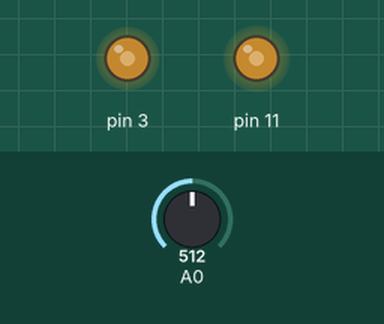
The sketch below on a simulated Arduino Uno, built with avr-gcc and run on an emulated ATmega328P. On the bench: output pins drawn as LEDs (lit = HIGH). Inputs (shaded band) come from the test bench; at power-on: A0 = 512.

Above: at 1.5 s.
1.6 s: A0 set to 716
At 2.5 s:
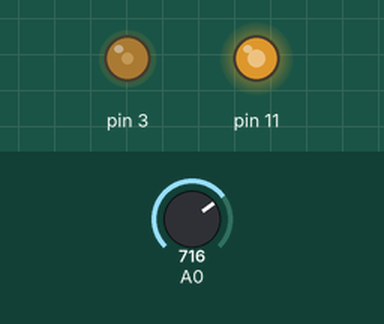
3.1 s: A0 set to 900
At 3.7 s:
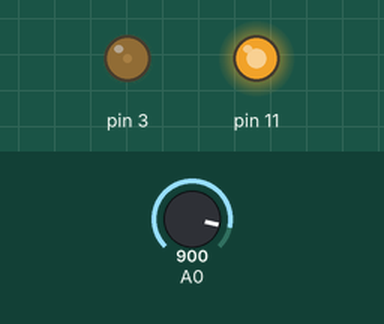
4.6 s: A0 set to 1023
At 4.9 s:
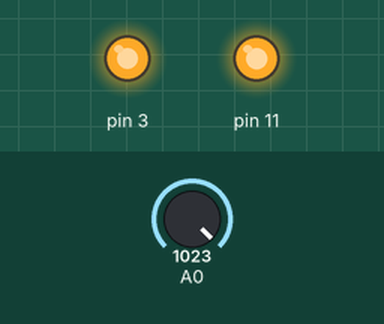
6.1 s: A0 set to 306
At 7.3 s:
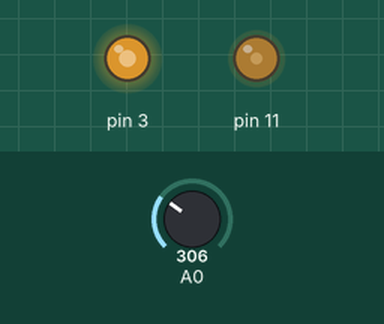
7.6 s: A0 set to 122
At 8.5 s:
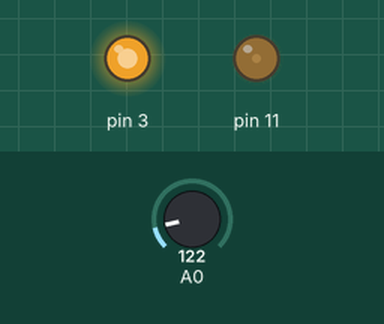
9.1 s: A0 set to 0
At 9.7 s:
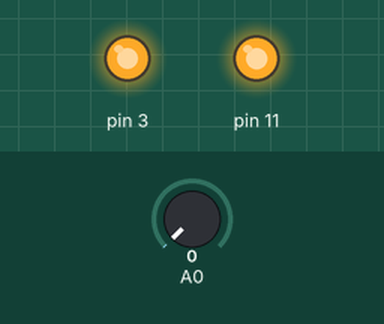
Timing chart, 0 to 11.6 s (numbered marks = the images above; inputs shaded):
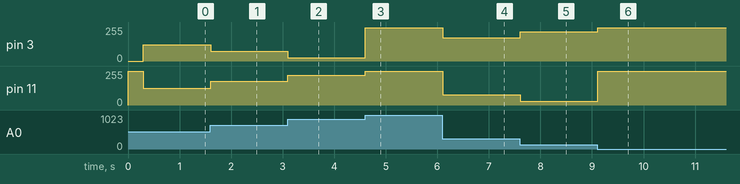

Measured:
- after the input at 1.6 s, pin 3: 123/255 → 72/255 at once; pin 11: 127/255 → 178/255 at once
- after the input at 3.1 s, pin 3: 72/255 → 26/255 at once; pin 11: 178/255 → 224/255 at once
- after the input at 4.6 s, pin 3: 26/255 → 251/255 at once; pin 11: 224/255 → 255/255 at once
- after the input at 6.1 s, pin 3: 251/255 → 174/255 at once; pin 11: 255/255 → 76/255 at once
- after the input at 7.6 s, pin 3: 174/255 → 220/255 at once; pin 11: 76/255 → 30/255 at once
- after the input at 9.1 s, pin 3: 220/255 → 251/255 at once; pin 11: 30/255 → 255/255 at once

The sketch:

simming_output.ino
```cpp
/*
   Pseudo Code for set Register Timer2 (Phase correct PWM) on the Arduino UNO
   Application for switching Synchronous Buck Converter
   Dev by : www.electronicsDNA.com
   Date : 12/1/2021 (V.0)
*/
#include "TimerOne.h"

int Output_PWM = 0;
int DT = 5; // set Dead Time

void setup()
{
pinMode (3, OUTPUT);
pinMode (11, OUTPUT);
Serial.begin(9600);
TCCR2A =0b11100001; // Set Register Phase Correct PWM
TCCR2B =0b00000001; // Set Fsw = 31.372 kHz
delay(300);
}

void loop()
{
Output_PWM = analogRead(A0); // Read ADC CH0 for Adj PWM
Output_PWM = 1024-Output_PWM; // Inv data of Output_PWM
Output_PWM = (Output_PWM/4); // Set Data form ADC (10Bit) to register OCR2x (8Bit)

OCR2A = Output_PWM; // PIN D11
OCR2B = (Output_PWM-DT); // PIN D3
delay(100);
}
```
